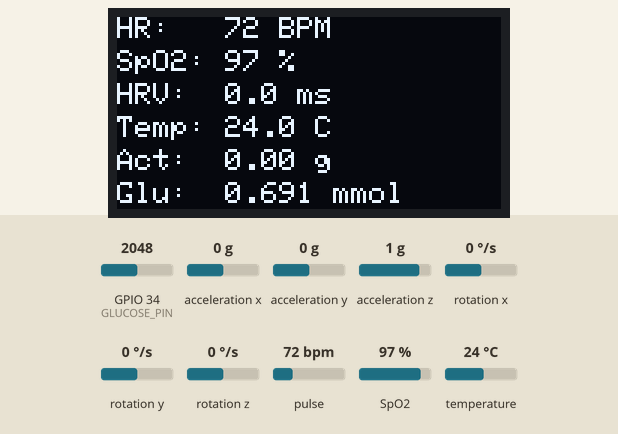
Simulated run of this sketch. Board: ESP32. On the bench: 128×64 one-colour display. The test bench sets the inputs (shaded band); at power-on: pulse 72 bpm, temperature 24 °C, GPIO 34 (GLUCOSE_PIN) = 2048, acceleration x 0 g, acceleration y 0 g, acceleration z 1 g, rotation x 0 °/s, rotation y 0 °/s, rotation z 0 °/s, SpO2 97 %. WiFi joins after 1.5 s; servers stay silent unless stated; the local clock reads 2024-03-15 10:24:30 at power-on unless the sketch sets it; storage starts empty; not simulated (calls return 0 or success): secrets.h; what the sketch prints to the serial monitor is not drawn.

Above: at 11.9 s.
12.0 s: pulse set to 42 bpm
At 14.1 s:
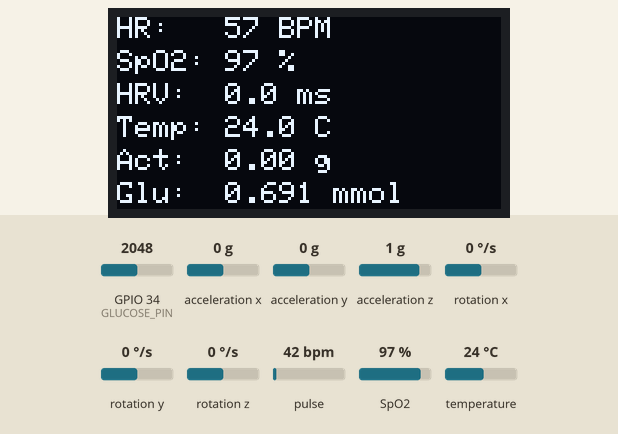
14.8 s: temperature set to 12 °C
At 18.3 s:
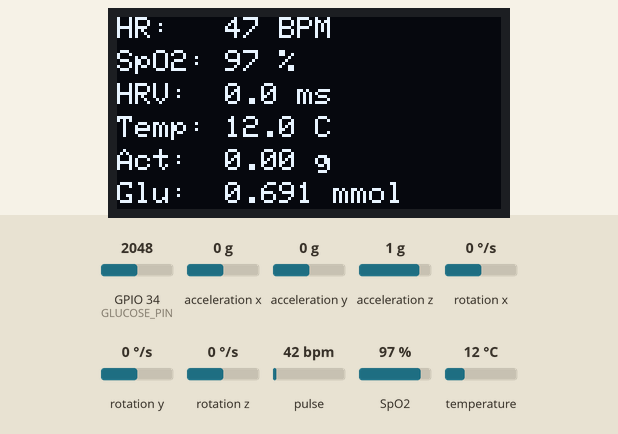
25.9 s: GPIO 34 (GLUCOSE_PIN) set to 2866
At 26.4 s:
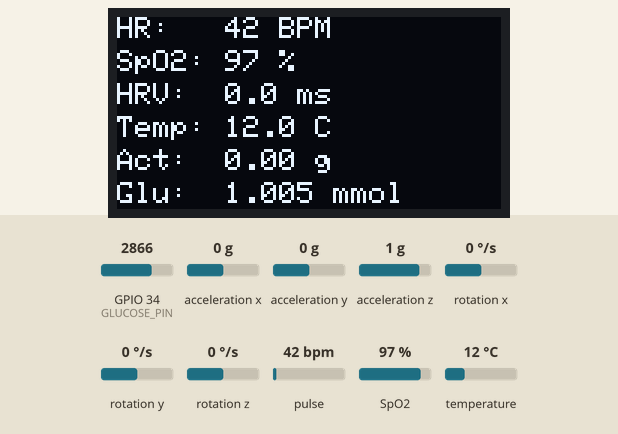
27.4 s: acceleration x set to -1.4 g
At 29.4 s:
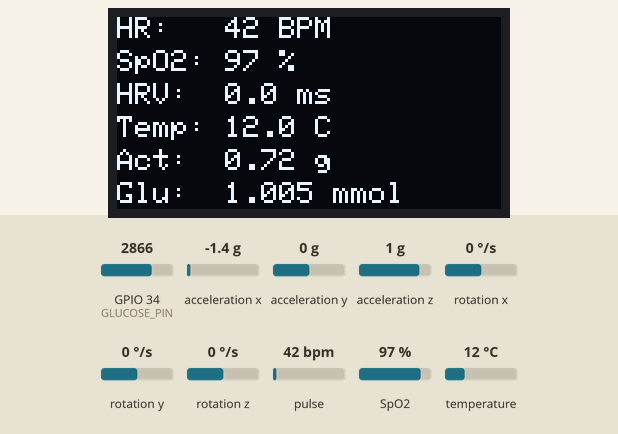
35.9 s: acceleration y set to -1.4 g
At 39.9 s:
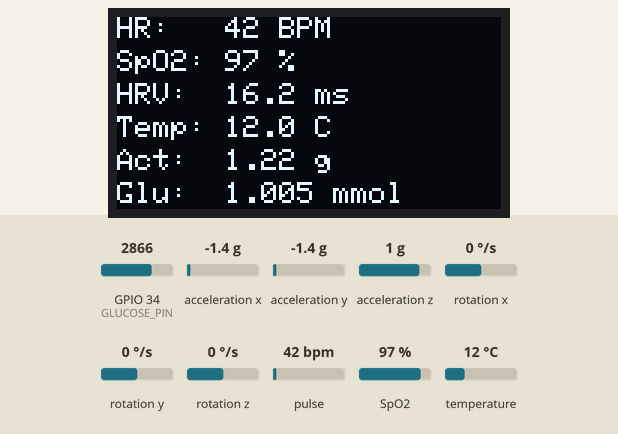
Timing chart, 0 to 40.2 s (numbered marks = the images above; inputs shaded):
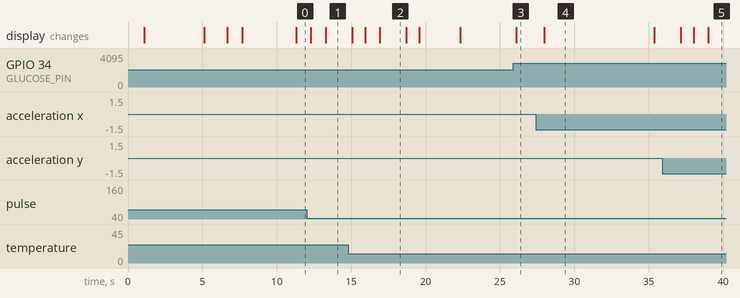

Measured:
- after the input at 12.0 s, the display: first changes after 0.30 s (image 1 shows a later state)
- after the input at 25.9 s, the display: changes after 0.20 s (image 3)
- after the input at 27.4 s, the display: changes after 0.58 s (image 4)
- what the display in image 2 shows lasts 1.8 s, from 16.9 s to 18.7 s
- what the display in image 4 shows lasts 7.4 s, from 28.0 s to 35.4 s

The sketch:

esp32_health_monitor.ino
```cpp
#include <Wire.h>
#include <WiFi.h>
#include <Firebase_ESP_Client.h>
#include "MAX30105.h"
#include "spo2_algorithm.h"
#include <OneWire.h>
#include <DallasTemperature.h>
#include <MPU6050.h>
#include <Adafruit_GFX.h>
#include <Adafruit_SSD1306.h>
#include <math.h>
#include <time.h>
#include <LittleFS.h>

// ── WiFi and Firebase credentials ────────────────────────────────────────────
#include "secrets.h"

// ── Pins ──────────────────────────────────────────────────────────────────────
#define ONE_WIRE_BUS 4
#define GLUCOSE_PIN  34

// ── OLED ──────────────────────────────────────────────────────────────────────
#define SCREEN_WIDTH  128
#define SCREEN_HEIGHT 64
#define OLED_RESET    -1
Adafruit_SSD1306 display(SCREEN_WIDTH, SCREEN_HEIGHT, &Wire, OLED_RESET);

// ── Sensors ───────────────────────────────────────────────────────────────────
MAX30105 particleSensor;
OneWire oneWire(ONE_WIRE_BUS);
DallasTemperature tempSensor(&oneWire);
MPU6050 mpu;

// ── Firebase ──────────────────────────────────────────────────────────────────
FirebaseData fbdo;
FirebaseAuth auth;
FirebaseConfig config;

// ── MAX30102 buffers ──────────────────────────────────────────────────────────
uint32_t irBuffer[100];
uint32_t redBuffer[100];
int32_t  spo2;
int8_t   validSPO2;
int32_t  heartRate;
int8_t   validHeartRate;

// ── HRV calculation ───────────────────────────────────────────────────────────
#define RR_BUFFER_SIZE 20
float rrBuffer[RR_BUFFER_SIZE];
int   rrCount = 0;
long  lastPeakTime = 0;
long  lastIR = 0;
bool  rising = false;

// ── Smoothing ─────────────────────────────────────────────────────────────────
float smoothHR   = 0;
float smoothSPO2 = 0;
float smoothHRV  = 0;
int   validCount = 0;

// ── Timing ────────────────────────────────────────────────────────────────────
unsigned long lastSendTime    = 0;
unsigned long lastTempTime    = 0;
float         currentTemp     = 0;
const long    SEND_INTERVAL   = 5000;
const long    TEMP_INTERVAL   = 3000;

// ── Offline buffering (readings kept in RAM while Wi-Fi / Firebase is down) ───
struct Reading {
  uint32_t epoch;      // UTC seconds (0 if the clock is not synced yet)
  uint32_t uptimeSec;  // fallback key when no NTP time is available
  float hr, spo2, hrv, temp, activity, glucose;
};
#define OFFLINE_CAPACITY 120   // 120 readings x 5 s = 10 minutes of data
#define FLUSH_CHUNK      20    // readings uploaded per loop pass
Reading offlineBuf[OFFLINE_CAPACITY];
int     offlineCount = 0;

const unsigned long WIFI_RETRY_MS = 10000;
unsigned long       lastWifiTry   = 0;

// Test aid: type 'o' in the Serial Monitor to behave as if offline for 60 s.
const unsigned long SIMULATED_OFFLINE_MS = 60000;
unsigned long       simulatedOfflineUntil = 0;

uint32_t currentEpoch() {
  time_t now = time(nullptr);
  return (now > 1700000000) ? (uint32_t)now : 0;  // 0 = NTP not synced
}

// Reconnect Wi-Fi if it dropped (non-blocking: one attempt every 10 s).
void maintainWiFi() {
  if (WiFi.status() == WL_CONNECTED) return;
  if (millis() - lastWifiTry < WIFI_RETRY_MS) return;
  lastWifiTry = millis();
  Serial.println("WiFi lost - reconnecting...");
  WiFi.disconnect();
  WiFi.begin(WIFI_SSID, WIFI_PASSWORD);
}

// ── Flash copy of the offline buffer (survives a reboot or power cut) ─────────
const char*    OFFLINE_FILE  = "/offline.bin";
const char*    OFFLINE_TMP   = "/offline.tmp";
const uint32_t OFFLINE_MAGIC = 0xA5E50000UL | (uint32_t)sizeof(Reading);
bool           flashReady    = false;

// Rewrite the whole file from RAM (used after an upload or when the buffer is full).
void persistRewrite() {
  if (!flashReady) return;
  if (offlineCount == 0) {
    LittleFS.remove(OFFLINE_FILE);
    return;
  }
  File f = LittleFS.open(OFFLINE_TMP, FILE_WRITE);
  if (!f) {
    Serial.println("Flash: cannot write offline file");
    return;
  }
  f.write((const uint8_t*)&OFFLINE_MAGIC, sizeof(OFFLINE_MAGIC));
  f.write((const uint8_t*)offlineBuf, sizeof(Reading) * offlineCount);
  f.close();
  LittleFS.remove(OFFLINE_FILE);
  LittleFS.rename(OFFLINE_TMP, OFFLINE_FILE);
}

// Add one reading to the end of the file.
void persistAppend(const Reading& r) {
  if (!flashReady) return;
  File f = LittleFS.open(OFFLINE_FILE, FILE_APPEND);
  if (!f) return;
  if (f.size() == 0) f.write((const uint8_t*)&OFFLINE_MAGIC, sizeof(OFFLINE_MAGIC));
  f.write((const uint8_t*)&r, sizeof(Reading));
  f.close();
}

// At boot: load readings that were waiting to be uploaded before the restart.
void loadPersistedBuffer() {
  if (!flashReady) return;
  if (!LittleFS.exists(OFFLINE_FILE) && LittleFS.exists(OFFLINE_TMP)) {
    LittleFS.rename(OFFLINE_TMP, OFFLINE_FILE);
  }
  if (!LittleFS.exists(OFFLINE_FILE)) return;
  File f = LittleFS.open(OFFLINE_FILE, FILE_READ);
  if (!f) return;
  uint32_t magic = 0;
  bool valid = (f.read((uint8_t*)&magic, sizeof(magic)) == sizeof(magic)) &&
               (magic == OFFLINE_MAGIC);
  if (valid) {
    while (offlineCount < OFFLINE_CAPACITY &&
           f.read((uint8_t*)&offlineBuf[offlineCount], sizeof(Reading)) == sizeof(Reading)) {
      offlineCount++;
    }
  }
  f.close();
  if (!valid) LittleFS.remove(OFFLINE_FILE);
  Serial.println("Flash: restored " + String(offlineCount) + " buffered readings");
}

// Store one reading; when full, the oldest reading is dropped.
void bufferReading(const Reading& r) {
  bool wasFull = (offlineCount == OFFLINE_CAPACITY);
  if (wasFull) {
    memmove(&offlineBuf[0], &offlineBuf[1], sizeof(Reading) * (OFFLINE_CAPACITY - 1));
    offlineCount--;
  }
  offlineBuf[offlineCount++] = r;
  if (wasFull) persistRewrite();
  else         persistAppend(r);
  Serial.println("Offline: buffered reading (" + String(offlineCount) + " stored)");
}

// Upload buffered readings to /patient001/backfill in small chunks.
void flushOfflineBuffer() {
  if (offlineCount == 0) return;
  int n = offlineCount < FLUSH_CHUNK ? offlineCount : FLUSH_CHUNK;

  FirebaseJson json;
  for (int i = 0; i < n; i++) {
    const Reading& r = offlineBuf[i];
    String key = r.epoch ? String(r.epoch) : ("u" + String(r.uptimeSec));
    json.set(key + "/hr",            r.hr);
    json.set(key + "/spo2",          r.spo2);
    json.set(key + "/hrv_rmssd",     r.hrv);
    json.set(key + "/temp",          r.temp);
    json.set(key + "/activity",      r.activity);
    json.set(key + "/sweat_glucose", r.glucose);
  }

  if (Firebase.RTDB.updateNode(&fbdo, "/patient001/backfill", &json)) {
    memmove(&offlineBuf[0], &offlineBuf[n], sizeof(Reading) * (offlineCount - n));
    offlineCount -= n;
    persistRewrite();
    Serial.println("Offline: uploaded " + String(n) + ", remaining " + String(offlineCount));
  } else {
    Serial.println("Offline: upload failed - " + fbdo.errorReason());
  }
}

// ══════════════════════════════════════════════════════════════════════════════
void setup() {
  Serial.begin(115200);
  Wire.begin(21, 22);
  delay(1000);

  // Mount flash storage and reload any readings that were not yet uploaded.
  flashReady = LittleFS.begin(true);
  if (!flashReady) Serial.println("Flash: mount failed - offline buffer will not survive a reboot");
  loadPersistedBuffer();

  // OLED init
  if (!display.begin(SSD1306_SWITCHCAPVCC, 0x3C)) {
    Serial.println("OLED not found");
  }
  oledShow("AI Health Monitor", "Initializing...", "", "", "", "");

  // MAX30102 init
  if (!particleSensor.begin(Wire, I2C_SPEED_FAST)) {
    Serial.println("MAX30102 not found!");
    oledShow("ERROR", "MAX30102", "Check wiring", "", "", "");
    while (1);
  }
  byte ledBrightness = 60;
  byte sampleAverage = 4;
  byte ledMode       = 2;
  int  sampleRate    = 100;
  int  pulseWidth    = 411;
  int  adcRange      = 4096;
  particleSensor.setup(ledBrightness, sampleAverage, ledMode,
                       sampleRate, pulseWidth, adcRange);
  particleSensor.setPulseAmplitudeRed(0x3F);
  particleSensor.setPulseAmplitudeIR(0x3F);
  particleSensor.setPulseAmplitudeGreen(0);
  Serial.println("MAX30102 ready");

  // DS18B20 init
  tempSensor.begin();
  Serial.println("DS18B20 ready");

  // MPU6050 init
  mpu.initialize();
  Serial.println("MPU6050 ready");

  // Read initial 100 samples to fill buffer
  for (byte i = 0; i < 100; i++) {
    while (particleSensor.available() == false)
      particleSensor.check();
    redBuffer[i] = particleSensor.getRed();
    irBuffer[i]  = particleSensor.getIR();
    particleSensor.nextSample();
  }
  Serial.println("Buffer filled");

  // WiFi connect
  oledShow("Connecting WiFi", WIFI_SSID, "", "", "", "");
  WiFi.begin(WIFI_SSID, WIFI_PASSWORD);
  int attempts = 0;
  while (WiFi.status() != WL_CONNECTED && attempts < 30) {
    delay(500);
    Serial.print(".");
    attempts++;
  }
  if (WiFi.status() == WL_CONNECTED) {
    Serial.println("\nWiFi: " + WiFi.localIP().toString());
    oledShow("WiFi Connected", WiFi.localIP().toString().c_str(), "", "", "", "");
  } else {
    Serial.println("\nWiFi failed");
    oledShow("WiFi FAILED", "No internet", "", "", "", "");
  }
  delay(1000);

  // Sync the clock so buffered readings carry real timestamps
  configTime(0, 0, "pool.ntp.org", "time.nist.gov");

  // Firebase init
  config.database_url = FIREBASE_HOST;
  config.signer.tokens.legacy_token = FIREBASE_AUTH;
  Firebase.begin(&config, &auth);
  Firebase.reconnectWiFi(true);
  Serial.println("Firebase ready");
  oledShow("System Ready", "Place finger on", "MAX30102 sensor", "", "", "");
  delay(2000);
}

// ══════════════════════════════════════════════════════════════════════════════
void loop() {

  // ── Test aid: 'o' in the Serial Monitor simulates a connection loss ────────
  while (Serial.available()) {
    char c = Serial.read();
    if (c == 'o' || c == 'O') {
      simulatedOfflineUntil = millis() + SIMULATED_OFFLINE_MS;
      Serial.println("TEST: simulating offline for 60 seconds");
    }
  }

  // ── Shift buffer and read 25 new samples ───────────────────────────────────
  for (byte i = 25; i < 100; i++) {
    redBuffer[i-25] = redBuffer[i];
    irBuffer[i-25]  = irBuffer[i];
  }
  for (byte i = 75; i < 100; i++) {
    while (particleSensor.available() == false)
      particleSensor.check();
    redBuffer[i] = particleSensor.getRed();
    irBuffer[i]  = particleSensor.getIR();
    particleSensor.nextSample();
  }

  // ── Check finger presence ──────────────────────────────────────────────────
  long irValue = irBuffer[99];
  bool fingerPresent = (irValue > 50000);

  if (!fingerPresent) {
    Serial.println("No finger detected");
    oledShow("Place finger on", "MAX30102 sensor", "", "", "", "");
    smoothHR   = 0;
    smoothSPO2 = 0;
    smoothHRV  = 0;
    validCount = 0;
    rrCount    = 0;
    return;
  }

  // ── Calculate HR and SpO2 ──────────────────────────────────────────────────
  maxim_heart_rate_and_oxygen_saturation(
    irBuffer, 100, redBuffer,
    &spo2, &validSPO2, &heartRate, &validHeartRate
  );

  // ── Validate and smooth HR ─────────────────────────────────────────────────
  // Only accept HR in clinically valid range 40-160 BPM
  if (validHeartRate && heartRate >= 40 && heartRate <= 160) {
    float correctedHR = heartRate;
    // Correct double-peak: if reading is above 100, halve it
    if (correctedHR > 100 && correctedHR <= 160)
      correctedHR = correctedHR / 2.0;
    // Only accept corrected value if in normal range
    if (correctedHR >= 40 && correctedHR <= 100) {
      if (smoothHR == 0)
        smoothHR = correctedHR;
      else
        smoothHR = 0.7 * smoothHR + 0.3 * correctedHR;
    }
  }

  // ── Validate and smooth SpO2 ───────────────────────────────────────────────
  // Only accept SpO2 in clinically valid range 70-100%
  if (validSPO2 && spo2 >= 70 && spo2 <= 100) {
    if (smoothSPO2 == 0)
      smoothSPO2 = spo2;
    else
      smoothSPO2 = 0.7 * smoothSPO2 + 0.3 * spo2;
  }

  // ── Compute HRV from smoothed HR ───────────────────────────────────────────
  // Estimate R-R interval from smoothed HR
  if (smoothHR > 0) {
    float rr = 60000.0 / smoothHR; // R-R in ms
    if (rrCount < RR_BUFFER_SIZE) {
      rrBuffer[rrCount++] = rr;
    } else {
      // Shift buffer
      for (int i = 1; i < RR_BUFFER_SIZE; i++)
        rrBuffer[i-1] = rrBuffer[i];
      rrBuffer[RR_BUFFER_SIZE-1] = rr;

      // Compute RMSSD
      float sumSqDiff = 0;
      for (int i = 1; i < RR_BUFFER_SIZE; i++) {
        float diff = rrBuffer[i] - rrBuffer[i-1];
        sumSqDiff += diff * diff;
      }
      float rmssd = sqrt(sumSqDiff / (RR_BUFFER_SIZE - 1));

      // Only accept physiologically plausible HRV (5-100 ms)
      if (rmssd >= 5 && rmssd <= 100)
        smoothHRV = 0.8 * smoothHRV + 0.2 * rmssd;
    }
  }

  // ── Read temperature every 3 seconds ──────────────────────────────────────
  if (millis() - lastTempTime >= TEMP_INTERVAL) {
    lastTempTime = millis();
    tempSensor.requestTemperatures();
    float t = tempSensor.getTempCByIndex(0);
    if (t != -127.0 && t > 0)
      currentTemp = t;
  }

  // ── Read MPU6050 activity ──────────────────────────────────────────────────
  int16_t ax, ay, az, gx, gy, gz;
  mpu.getMotion6(&ax, &ay, &az, &gx, &gy, &gz);
  float ax_g = ax / 16384.0;
  float ay_g = ay / 16384.0;
  float az_g = az / 16384.0;
  float magnitude = sqrt(ax_g*ax_g + ay_g*ay_g + az_g*az_g);
  float activity  = constrain(magnitude - 1.0, 0, 5.0);

  // ── Read sweat glucose from ADC ────────────────────────────────────────────
  int   raw     = analogRead(GLUCOSE_PIN);
  float voltage = raw * (3.3 / 4095.0);
  float glucose = constrain((voltage - 0.2) / 2.1, 0, 5.0);

  // ── Print to Serial ────────────────────────────────────────────────────────
  Serial.print("HR=");   Serial.print(smoothHR, 1);
  Serial.print(" SpO2=");Serial.print(smoothSPO2, 1);
  Serial.print(" HRV="); Serial.print(smoothHRV, 1);
  Serial.print(" Temp=");Serial.print(currentTemp, 1);
  Serial.print(" Act="); Serial.print(activity, 2);
  Serial.print(" Glu="); Serial.println(glucose, 3);

  // ── Update OLED ────────────────────────────────────────────────────────────
  String l1 = "HR:   " + String(smoothHR, 0)   + " BPM";
  String l2 = "SpO2: " + String(smoothSPO2, 0) + " %";
  String l3 = "HRV:  " + String(smoothHRV, 1)  + " ms";
  String l4 = "Temp: " + String(currentTemp, 1) + " C";
  String l5 = "Act:  " + String(activity, 2)    + " g";
  String l6 = "Glu:  " + String(glucose, 3)     + " mmol";
  oledShow(l1.c_str(), l2.c_str(), l3.c_str(),
           l4.c_str(), l5.c_str(), l6.c_str());

  // ── Send to Firebase every 5 seconds (buffer if offline) ──────────────────
  maintainWiFi();

  if (millis() - lastSendTime >= SEND_INTERVAL) {
    lastSendTime = millis();

    Reading r = { currentEpoch(), (uint32_t)(millis() / 1000),
                  smoothHR, smoothSPO2, smoothHRV, currentTemp, activity, glucose };

    bool sent = false;
    bool simulatedOffline = (long)(simulatedOfflineUntil - millis()) > 0;
    if (!simulatedOffline && WiFi.status() == WL_CONNECTED && Firebase.ready()) {
      FirebaseJson json;
      json.set("hr",            smoothHR);
      json.set("spo2",          smoothSPO2);
      json.set("hrv_rmssd",     smoothHRV);
      json.set("temp",          currentTemp);
      json.set("activity",      activity);
      json.set("sweat_glucose", glucose);
      json.set("patient_id",    "patient001");

      if (Firebase.RTDB.setJSON(&fbdo, "/patient001/vitals", &json)) {
        Serial.println("Firebase: OK");
        sent = true;
      } else {
        Serial.println("Firebase error: " + fbdo.errorReason());
      }
    }

    if (sent) flushOfflineBuffer();   // back online: upload what was missed
    else      bufferReading(r);       // offline: keep the reading for later
  }
}

// ── OLED display helper ────────────────────────────────────────────────────────
void oledShow(const char* l1, const char* l2, const char* l3,
              const char* l4, const char* l5, const char* l6) {
  display.clearDisplay();
  display.setTextSize(1);
  display.setTextColor(SSD1306_WHITE);
  display.setCursor(0, 0);  display.println(l1);
  display.setCursor(0, 11); display.println(l2);
  display.setCursor(0, 22); display.println(l3);
  display.setCursor(0, 33); display.println(l4);
  display.setCursor(0, 44); display.println(l5);
  display.setCursor(0, 55); display.println(l6);
  display.display();
}
```
